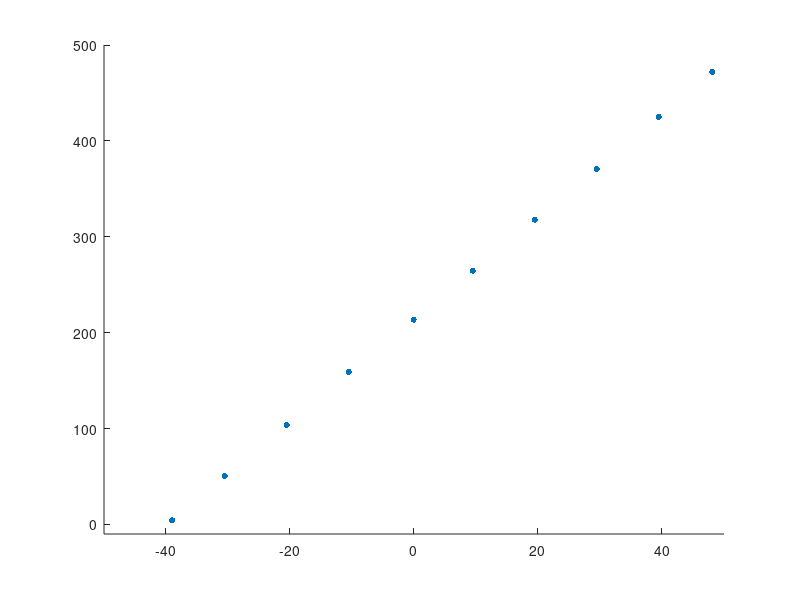

This chart was generated by the following MATLAB code: (Note: this script raises an error after producing the figure.)
clear all
close all
clc

degToRad = 2*pi/360;
radToDeg = 360/(2*pi);

angMesDeg = [ -41.7 -40 -38.5 -30 -20 -10 ((1.058)/2)-0.05 10 20 30 40 48.65 ]';

angMesRad = angMesDeg*degToRad;
                                                %  211.32
angPotVraw = [ 0.066 0.067 4.25 50.55 103.66 159.2 213.64 264.66 317.95 370.74 425.10 472.11 ]';

fig1 = figure;

%plotting data - leaving out the two first points (form dead-zone)
h1 = scatter(angMesDeg(3:12,1)-((1.058)/2), angPotVraw(3:12,1), 20, 'filled')
axis([ -50 50 -10 500 ])

%adding least square line:
hold on;
h2 = lsline;
set( h2, 'color', 'k', 'LineWidth', 1.4 );
h3 = scatter(angMesDeg(3:12,1)-((1.058)/2), angPotVraw(3:12,1), 20, 'filled', 'b')
h4 = scatter(angMesDeg(1:2,1), angPotVraw(1:2,1), 20, [ .6 0 .6 ], '*')

l1 = legend([h1 h2 h4],{'Reliable measurements', 'Least square line of reliable data', 'Unreliable measurements'}, 'location', 'SouthEast');
title('Linearity Test of Potentiometer')
xlabel('Degrees (^\circ)')
ylabel('Volt (mV)')

grid on, grid minor;

hold off;

fig2 = figure;
copyobj(get(fig1, 'children'),fig2);
hold on

stableRangeVolt  = [  211.8      217   ]'
stableRangeDeg   = [ 0.0894-((1.058)/2)    1.0582-((1.058)/2)  ]'

h5 = plot(stableRangeDeg, stableRangeVolt, 'r', 'LineWidth', 1.4)
h6 = scatter(stableRangeDeg, stableRangeVolt, 20, 'filled', 'k')

axis([ -.6 .6 210 218 ])

legend([ h5 h6 ], {'Outher balance points', 'Equlibrium range'}, 'location', 'southeast')

%setting new legend and title of zoomed figure

title('Zoom on Equlibrium Range')

grid on, grid minor;















